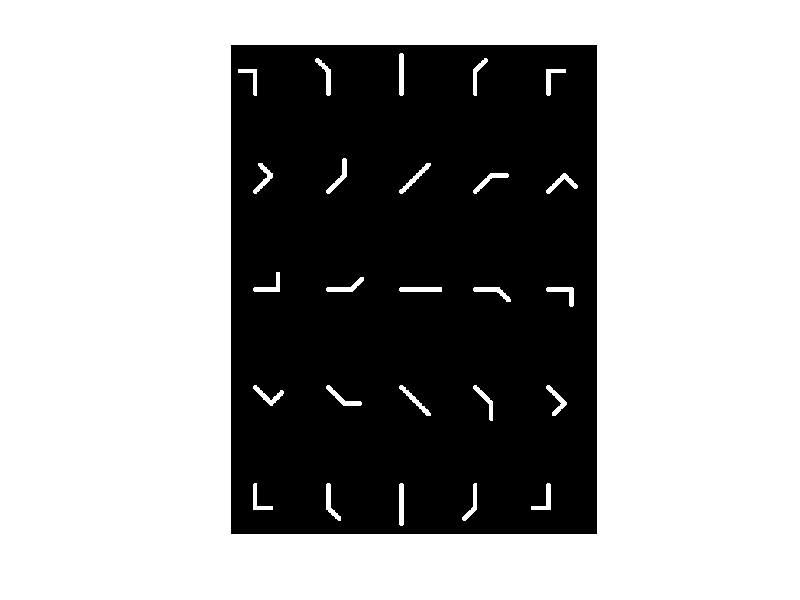

Source code (MATLAB):
% two-link arm dataset
% 25 binary images of size 128x96

two_link_arm_dataset = load('two_link_arm_dataset.mat');
dataset = two_link_arm_dataset.X;

Ndataset = size(dataset, 2);

IMG_WIDTH = 96;
IMG_HEIGHT = 128;

figure;
PLOT_ROW = ceil(sqrt(Ndataset));
PLOT_COL = PLOT_ROW;
plot_mode = 0;
if 1 == plot_mode
	for ii = 1:Ndataset
		img = reshape(dataset(:,ii), IMG_HEIGHT, IMG_WIDTH);
		subplot(PLOT_ROW, PLOT_COL, ii);
		imshow(img, [0 1]);
	end;
else
	all_imgs = zeros(IMG_HEIGHT * PLOT_ROW, IMG_WIDTH * PLOT_COL);
	idx = 1;
	for ii = 1:PLOT_ROW
		for jj = 1:PLOT_COL
			if idx <= Ndataset
				all_imgs(((ii-1)*IMG_HEIGHT+1):(ii*IMG_HEIGHT),((jj-1)*IMG_WIDTH+1):(jj*IMG_WIDTH)) = reshape(dataset(:,idx), IMG_HEIGHT, IMG_WIDTH);
			end;
			idx = idx + 1;
		end;
	end;
	imshow(all_imgs, [0 1]);
end;
